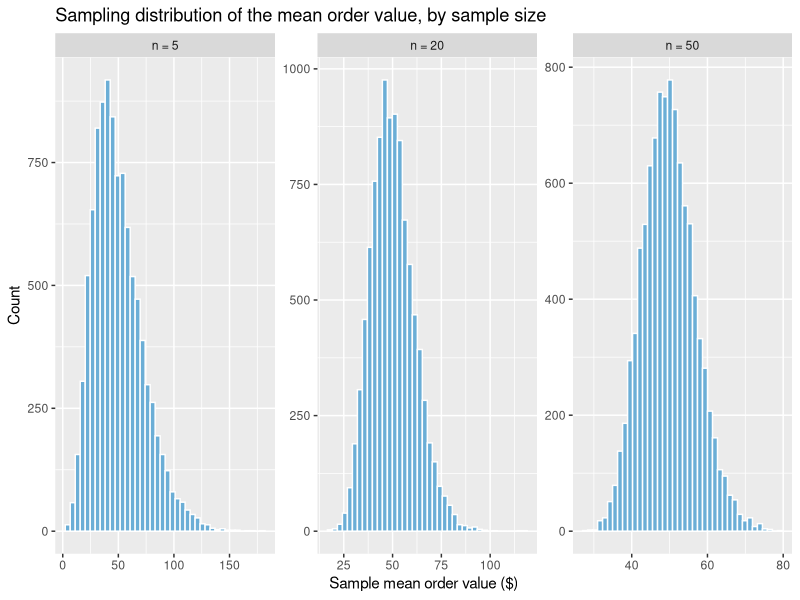

Reproduce this figure in R.
## ---- chunk 1
#| echo: true
#| message: false
library(tidyverse)

set.seed(2025)
mean_order_value <- 50

sim_means <- function(n) {
  replicate(10000, mean(rexp(n, rate = 1 / mean_order_value)))
}

means_df <- tibble(
  mean = c(sim_means(5), sim_means(20), sim_means(50)),
  n = factor(rep(c("n = 5", "n = 20", "n = 50"), each = 10000), levels = c("n = 5", "n = 20", "n = 50"))
)

ggplot(means_df, aes(x = mean)) +
  geom_histogram(bins = 40, fill = "#6baed6", color = "white") +
  facet_wrap(~n, scales = "free") +
  labs(title = "Sampling distribution of the mean order value, by sample size",
       x = "Sample mean order value ($)", y = "Count")
## ---- chunk 2
#| echo: true
se <- 45 / sqrt(40)
1 - pnorm(75, mean = 68, sd = se)
## ---- chunk 3
#| echo: true
pnorm(70, mean = 68, sd = se) - pnorm(65, mean = 68, sd = se)
